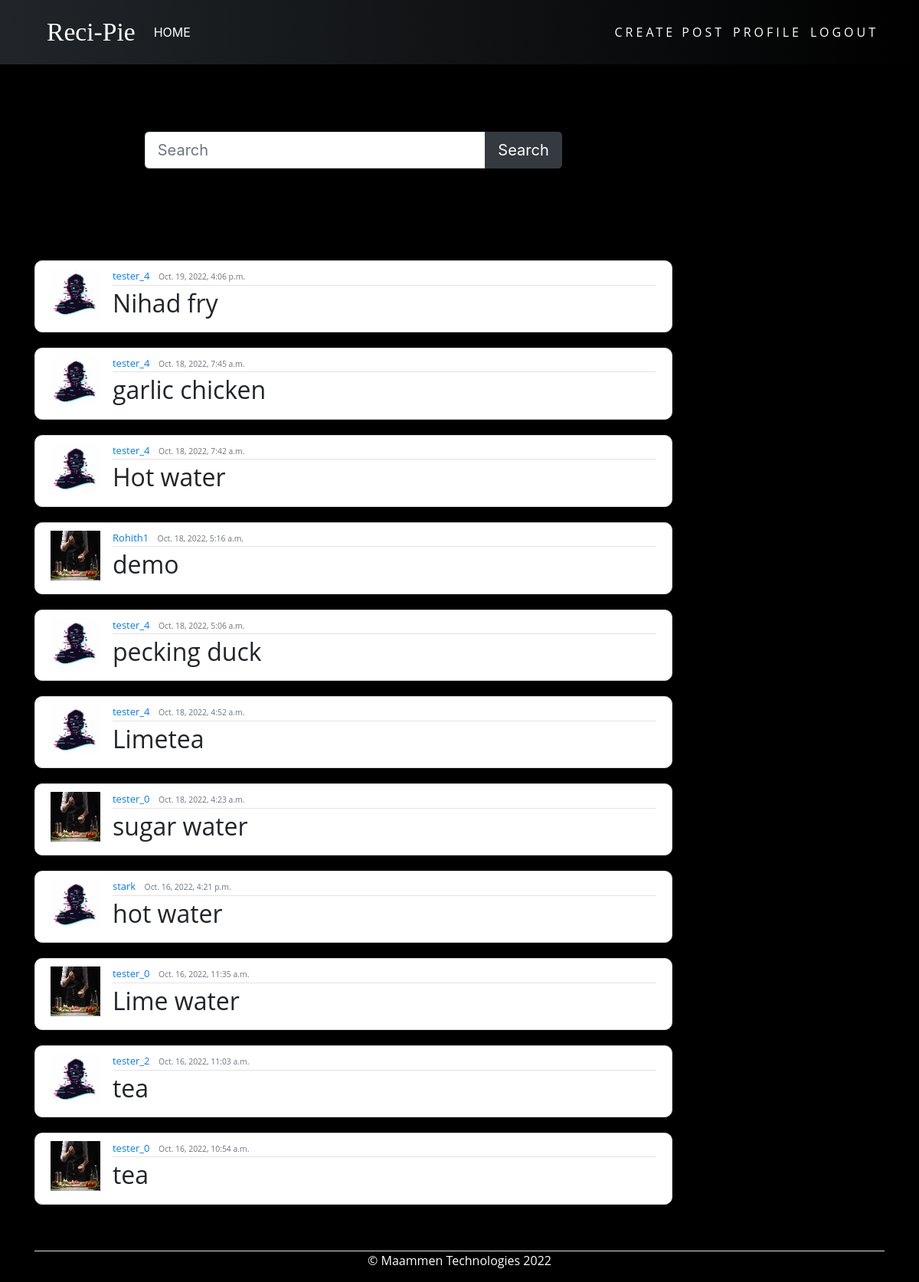
Page /home/ (signed in) on the committed database.
### blog/models.py (models this page shows)
class Recipe(models.Model):
    name = models.CharField(max_length=200)
    date_posted = models.DateTimeField(default=timezone.now)
    author = models.ForeignKey(User, on_delete=models.CASCADE)
    ingredients = models.CharField(max_length=200)

### users/models.py (models this page shows, shortened)
class Profile(models.Model):
    user = models.OneToOneField(User, on_delete=models.CASCADE)
    image = models.ImageField(default='default.jpg', upload_to='profile_pics')

### blog/views.py (the view)
# urls.py: path('home/', PostListView.as_view(), name="blog-home"),
class PostListView(LoginRequiredMixin, ListView):
    model = Recipe
    template_name = 'blog/home.html'
    context_object_name = 'posts'
    ordering = ["-date_posted"]

### blog/templates/blog/home.html (shortened to what this page needs)
{% extends 'blog/base.html' %}
{% block content %}
<br><br><br>
  <div class="row">
      <div class="col-md-8 offset-2">
          <form action="/search/">
              <div class="input-group">
                  <input name="keyword" value="{{keyword}}" type="text" placeholder="Search" class="form-control form-control-lg" />
                  <div class="input-group-append">
                      <button class="btn btn-dark btn-lg">Search</button>
                  </div>
              </div>
          </form>
      </div>
  </div>
  <br><br><br><br><br>
    {% for posts in posts %}
        <article class="media content-section">
            <img class="rounded-cirlce article-img" src="{{ posts.author.profile.image.url }}" alt="">
            <div class="media-body">
              <div class="article-metadata">
                <a class="mr-2" href="#">{{ posts.author }}</a>
                <small class="text-muted">{{ posts.date_posted }}</small>
              </div>
              <h2><a class="article-title" href="{% url 'playss' posts.id %}">{{ posts.name }}</a></h2>
            </div>
            <br>
          </article>
    {% endfor  %}
{% endblock content %}

### blog/templates/blog/base.html (shortened to what this page needs)
{% load static %}
<!DOCTYPE html>
<html>
<head>
    <link rel="stylesheet" href="https://maxcdn.bootstrapcdn.com/bootstrap/4.0.0/css/bootstrap.min.css">
    <link rel="stylesheet" href="{% static 'blog/main.css' %}">
</head>
<body style="background-color: #000000;">
    <header class="site-header">
      <nav class="navbar navbar-expand-md navbar-dark bg-steel fixed-top">
        <div class="container">
          <a class="nav-link active" aria-current="page" href="{% url 'blog-about' %}" style="font-size: 210%; font-family: fantasy; color: #fff;">Reci-Pie</a>
          <div class="collapse navbar-collapse" id="navbarToggle">
            <div class="navbar-nav mr-auto">
                {% if user.is_authenticated %}
              <a class="nav-item nav-link" href="{% url 'blog-home' %}">HOME</a>
            </div>
            <div class="navbar-nav">
                <a class="nav-item nav-link" href="{% url 'blog-new' %}" id="auth-links">
                Create Post
            </a>
                <a href="{% url 'profile' %}" id="auth-links">
                Profile
            </a>
                <a href="{% url 'logout' %}" id="auth-links">
                Logout
            </a>
                {% endif %}
            </div>
          </div>
        </div>
      </nav>
    </header>
    <main role="main" class="container" style="padding-top: 100px;">
        <div  style="width: 75%;justify-content: center;">
           {% block content %}{% endblock %}
        </div>
        <footer class="" >
          <ul class="nav justify-content-center border-bottom"  style="margin-top: 60px;">
          </ul>
          <p class="text-center text-white"><a href="http://127.0.0.1:8000/admin/login/?next=/admin/" style="color: #fff">&copy;</a> Maammen Technologies 2022</p>
        </footer>
    </main>
</body>
</html>

### blog/static/blog/main.css (style rules this page uses)
.h1, h2, h3, h4, h5, h6, p { color: #212529; font-family: 'Open Sans', sans-serif; }
.bg-steel { background: linear-gradient(270deg, rgb(0, 0, 0) 0%, rgb(33, 37, 41) 100%); }
.site-header .navbar-nav .nav-link { color: #fff; }
.content-section { background: rgb(255, 255, 255); border-radius: 20px; padding: 10px 20px; border: 1px solid #dddddd; border-radius: 10px; margin-bottom: 20px; }
.article-title { color: #212529; }
.article-img { height: 65px; width: 65px; margin-right: 16px; }
.article-metadata { font-family: 'Open Sans', sans-serif; padding-bottom: 1px; margin-bottom: 4px; font-size: 13px; border-bottom: 1px solid #e3e3e3 }
#auth-links { font-family: 'Open Sans', sans-serif; position: relative; display: inline-block; padding: 12px 3px; margin: 10px 0; color: #fff; text-decoration: none; text-transform: uppercase; transition: 0.5s; letter-spacing: 4px; overflow: hidden; margin-right: 5px; }

### rows in the picture
Recipe: author.profile.image (placeholder picture), author "tester_4", date_posted "Oct. 19, 2022, 4:06 p.m.", name "Nihad fry"
Recipe: author.profile.image (placeholder picture), author "tester_4", date_posted "Oct. 18, 2022, 7:45 a.m.", name "garlic chicken"
Recipe: author.profile.image (placeholder picture), author "tester_4", date_posted "Oct. 18, 2022, 7:42 a.m.", name "Hot water"
Recipe: author.profile.image (picture), author "Rohith1", date_posted "Oct. 18, 2022, 5:16 a.m.", name "demo"
Recipe: author.profile.image (placeholder picture), author "tester_4", date_posted "Oct. 18, 2022, 5:06 a.m.", name "pecking duck"
Recipe: author.profile.image (placeholder picture), author "tester_4", date_posted "Oct. 18, 2022, 4:52 a.m.", name "Limetea"
Recipe: author.profile.image (picture), author "tester_0", date_posted "Oct. 18, 2022, 4:23 a.m.", name "sugar water"
Recipe: author.profile.image (placeholder picture), author "stark", date_posted "Oct. 16, 2022, 4:21 p.m.", name "hot water"
Recipe: author.profile.image (picture), author "tester_0", date_posted "Oct. 16, 2022, 11:35 a.m.", name "Lime water"
Recipe: author.profile.image (placeholder picture), author "tester_2", date_posted "Oct. 16, 2022, 11:03 a.m.", name "tea"
Recipe: author.profile.image (picture), author "tester_0", date_posted "Oct. 16, 2022, 10:54 a.m.", name "tea"
